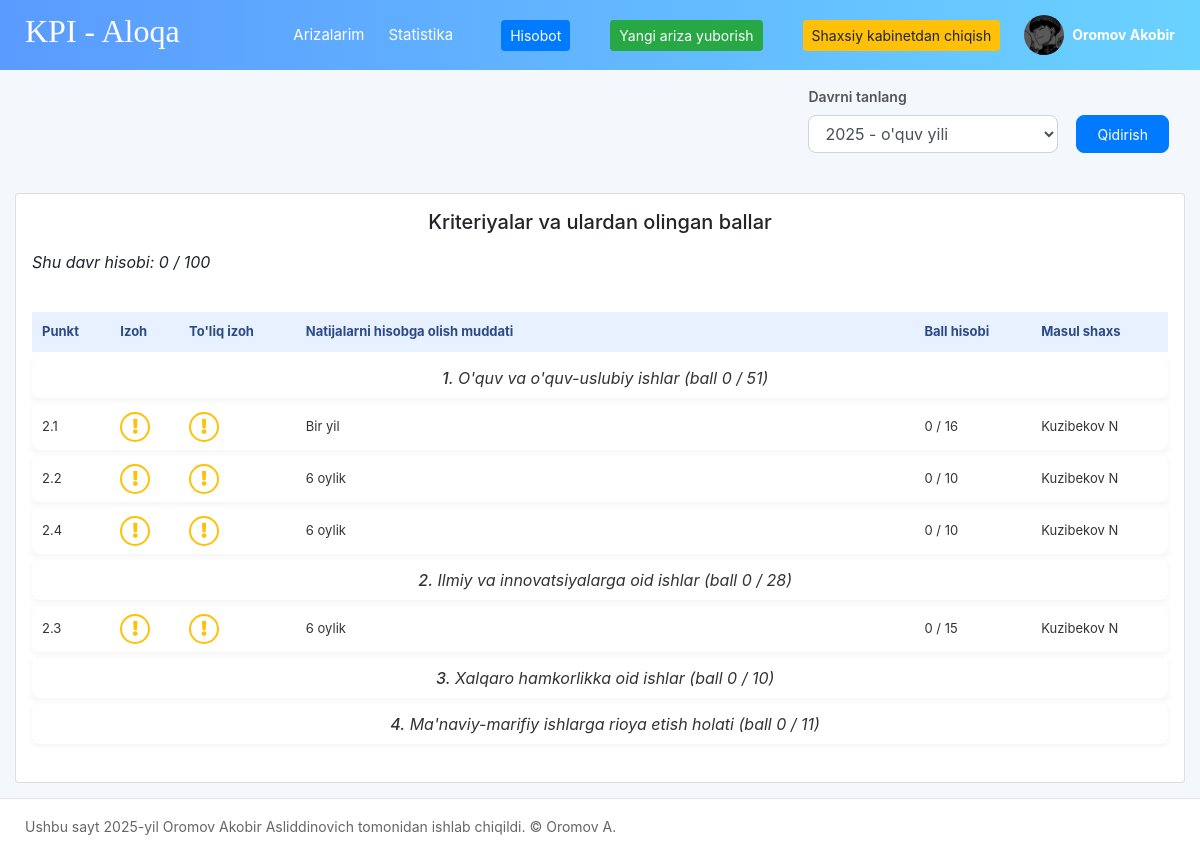
The app's page /user/ (signed in) with its own data.
### moderator/models.py (models this page shows)
class User(AbstractUser):
    image = models.ImageField(upload_to='images/avatar', null=True, blank=True, verbose_name="Avatar")
    is_manager = models.BooleanField(default=False, verbose_name="Nazoratchilik huquqi")
    def __str__(self):
        if not (self.first_name and self.last_name):
            return self.username
        return f'{self.last_name} {self.first_name}'
    class Meta:
        verbose_name = "Foydalanuvchi"
        verbose_name_plural = "1. Foydalanuvchilar"

### kpi/models.py (models this page shows, shortened)
class CriteriaType(models.Model):
    name = models.CharField(max_length=150, verbose_name="Nomi")
    max_score = models.IntegerField(verbose_name="Maksimal ball")
    class Meta:
        verbose_name = "Kriteriya turi"
        verbose_name_plural = "Kriteriya turlai"

class Criteria(models.Model):
    criteria_type = models.ForeignKey(CriteriaType, on_delete=models.CASCADE, verbose_name="Kriteriya turi")
    item_num = models.CharField(max_length=10, verbose_name="Punkt")
    description = models.TextField(verbose_name="Izoh")
    full_description = models.TextField(verbose_name="To'liq izoh")
    duration_type = models.CharField(max_length=20, choices=TYPE_CHOICES, verbose_name="Natijalarni hisobga olish muddati")
    max_score = models.IntegerField(verbose_name="maksimal ball")
    validator = models.ForeignKey(User, on_delete=models.SET_NULL, null=True, verbose_name="Masul shaxs",
        help_text="Qabul qilish yoki rad qilish huquqi")
    class Meta:
        verbose_name = "Kriteriya"
        verbose_name_plural = "Kriteriyalar"
        ordering = ['item_num']

### kpi_user/views.py (the view)
# urls.py: path('', views.home_view, name='kpi_user_home'),
@custom_login_required
def home_view(request):
    selected_period = request.GET.get("period")
    today = timezone.now().date()
    if selected_period:
        period = Period.objects.filter(id=selected_period).first()
    else:
        period = Period.objects.filter(
            start_date__lte=today,
            end_date__gte=today
        ).first()
    periods = Period.objects.all()
    criteria_type_list = []
    full_score = 0
    for c_type in CriteriaType.objects.all():
        criteria_list = []
        score = 0
        for crit in Criteria.objects.filter(criteria_type_id=c_type.pk):
            submissions = Submission.objects.filter(
                criteria_item__criteria=crit,
                status=Submission.APPROVED,
                created_day__lte=period.end_date,
                created_day__gte=period.start_date,
                user_id=request.user.id
            )
            total_score = submissions.aggregate(sum=Sum("score"))['sum'] or 0
            criteria_list.append({
                "criteria_num": crit.item_num,
                "criteria_name": crit.description,
                "score": min(total_score, crit.max_score),
                "max": crit.max_score,
                'id': crit.id,
                'desc': crit.description,
                'obj': crit,
            })
            score += min(total_score, crit.max_score)
        criteria_type_list.append({
            'c_type_name': c_type.name,
            'c_type_max_score': c_type.max_score,
            'data': criteria_list,
            'score': score
        })
        full_score += score
    context = {
        "periods": periods,
        "selected_period": period,
        "criteria_type_list": criteria_type_list,
        'full_score': full_score,
        'criteria_items': CriteriaItem.objects.all()
    }
    return render(request, 'kpi-user/index.html', context)

### kpi_user/decorator.py (called while the page is built)
def custom_login_required(view_func):
    @wraps(view_func)
    def wrapper(request, *args, **kwargs):
        if request.user.is_authenticated and request.user.is_manager == False:
            return view_func(request, *args, **kwargs)
        else:
            current_url = request.path
            login_url = f"{reverse('login')}?next={current_url}"
            return redirect(login_url)
    return wrapper

### templates/kpi-user/index.html (shortened to what this page needs)
{% extends "kpi-user/base.html" %}
{% block main_content %}
<div class="main container-fluid">
<div class="filter-box card mb-4 p-3" style="align-items: end; background: transparent;">
    <div>
        <div class="filter-title">Davrni tanlang</div>
        <form class="d-flex align-items-center filter-row" action="{% url 'kpi_user_home' %}">
            <select class="form-control filter-select" name="period">
                {% for p in periods %}
                    <option value="{{ p.id }}" {% if selected_period.id == p.id %}selected{% endif %}>
                        {{ p.name }}
                    </option>
                {% endfor %}
            </select>
            <button class="btn btn-primary filter-btn ml-2" type="submit">
                Qidirish
            </button>
        </form>
    </div>
</div>
    <div class="card p-3">
        <h5 style="text-align: center;" class="mb-3">Kriteriyalar va ulardan olingan ballar</h5>
        <p style="font-style: italic !important;">Shu davr hisobi: {{full_score}} / 100</p>
        <table class="table modern-table mt-3">
    <thead>
        <tr>
            <th>Punkt</th>
            <th>Izoh</th>
            <th>To'liq izoh</th>
            <th>Natijalarni hisobga olish muddati</th>
            <th>Ball hisobi</th>
            <th>Masul shaxs</th>
        </tr>
    </thead>
    <tbody>
        {% for type in criteria_type_list %}
            <tr><td></td><td></td><td></td>
                <td style="text-align: center; font-size: 16px; font-style: italic;"><span style="font-weight: 500;">{{ forloop.counter }}.</span> {{ type.c_type_name }} (ball {{ type.score }} / {{ type.c_type_max_score }})</td>
                <td></td><td></td>
            </tr>
            {% for item in type.data %}
                <tr>
                    <td>{{ item.criteria_num }}</td>
                    <td>
                        <div class="tooltip-container">
                            <div class="info-icon">
                                <i class="fas fa-exclamation"></i>
                            </div>
                        </div>
                    </td>
                    <td>
                        <div class="tooltip-container">
                            <div class="info-icon">
                                <i class="fas fa-exclamation"></i>
                            </div>
                        </div>
                    </td>
                    <td>{{ item.obj.duration_type }}</td>
                    <td>{{ item.score }} / {{ item.obj.max_score }}</td>
                    <td>{{ item.obj.validator }}</td>
                </tr>
            {% endfor %}
        {% endfor %}
    </tbody>
</table>
    </div>
</div>
{% endblock main_content %}

### templates/kpi-user/base.html (shortened to what this page needs)
<!DOCTYPE html>
<html lang="en">
<head>
    <link rel="stylesheet" href="https://cdnjs.cloudflare.com/ajax/libs/font-awesome/5.15.4/css/all.min.css">
    <link
        rel="stylesheet"
        href="https://stackpath.bootstrapcdn.com/bootstrap/4.5.2/css/bootstrap.min.css">
</head>
<body>
<div class="header d-flex align-items-center justify-content-between">
    <div class="d-flex align-items-center">
        <h2 style="font-family: Georgia, 'Times New Roman', Times, serif;">KPI - Aloqa</h2>
    </div>
    <div class="d-flex align-items-center">
        <div class="d-flex align-items-center mr-4">
            <a href="{% url 'submissions_view' %}" class="text-white mr-4" style="font-size:15px;">Arizalarim</a>
            <a href="{% url 'kpi_user_home' %}" class="text-white mr-4" style="font-size:15px;">Statistika</a>
        </div>
         <div class="dropdown mr-4">
            <a
                class="btn btn-primary btn-sm mr-3"
                href="{% url 'download_pdf_report' selected_period.id %}">
                Hisobot
            </a>
        </div>
        <div class="dropdown mr-4">
            <button
                class="btn btn-success btn-sm mr-3"
                data-toggle="modal"
                data-target="#myModal">
                Yangi ariza yuborish
            </button>
        </div>
        <div class="dropdown mr-4">
            <a
                class="btn btn-warning btn-sm "
                href="{% url 'login' %}">
                Shaxsiy kabinetdan chiqish
            </a>
        </div>
        <div class="d-flex align-items-center">
            <img
                src="{{ user.image.url }}"
                class="rounded-circle mr-2"
                width="40"
                height="40">
            <div style="font-size:14px; line-height:1;">
                <div><b>{{ user }}</b></div>
            </div>
        </div>
    </div>
</div>
    {% block main_content %}{% endblock main_content %}
    <footer>
        Ushbu sayt 2025-yil Oromov Akobir Asliddinovich tomonidan ishlab chiqildi. &copy Oromov A.
    </footer>
</body>
</html>

### templates/kpi-user/base.html (style rules this page uses)
body { background: #f4f7fb; }
.main { margin-left: 0; padding-top: 70px; padding-bottom: 70px; }
.header { height: 70px; background: linear-gradient(to right, #5a9bff, #6ad2ff); color: white; position: fixed; left: 0; top: 0; right: 0; z-index: 100; padding: 0 25px; }
footer { background: #ffffff; position: fixed; bottom: 0; left: 0; right: 0; height: 55px; border-top: 1px solid #e5e5e5; display: flex; align-items: center; padding: 0 25px; font-size: 14px; color: #666; }
.filter-box { border-right: 4px solid #3b7bff; border: none; }
.filter-title { font-size: 14px; font-weight: 600; margin-bottom: 8px; color: #555; }
.filter-row { gap: 10px; }
.filter-select { max-width: 250px; border-radius: 8px; height: 38px; }
.filter-btn { height: 38px; border-radius: 8px; padding: 0 20px; font-size: 14px; }
.modern-table { width: 100%; border-collapse: separate; border-spacing: 0 6px; }
.modern-table thead tr { background: #e8f1ff; color: #2c4b85; font-weight: 600; }
.modern-table thead th { border: none; padding: 10px; font-size: 13px; }
.modern-table tbody tr { background: #ffffff; box-shadow: 0 2px 6px rgba(0,0,0,0.05); }
.modern-table td { padding: 8px 10px; font-size: 13px; color: #333; vertical-align: middle; border-top: none; }
.modern-table tbody tr td:first-child { border-radius: 8px 0 0 8px; }
.modern-table tbody tr td:last-child { border-radius: 0 8px 8px 0; }
.tooltip-container { position: relative; display: inline-block; cursor: pointer; padding: 0px; }
.info-icon { font-size: 15px; color: #ffc107; border: 2px solid #ffc107; border-radius: 50%; width: 30px; height: 30px; display: flex; align-items: center; justify-content: center; transition: color 0.3s; }

### records on screen
User: image (picture), first_name+last_name "Oromov Akobir"
CriteriaType: c_type_name "O'quv va o'quv-uslubiy ishlar"
Criteria: criteria_num "2.1", obj.duration_type "Bir yil", score "0", obj.max_score "16", obj.validator "Kuzibekov N"
Criteria: criteria_num "2.2", obj.duration_type "6 oylik", score "0", obj.max_score "10", obj.validator "Kuzibekov N"
Criteria: criteria_num "2.4", obj.duration_type "6 oylik", score "0", obj.max_score "10", obj.validator "Kuzibekov N"
CriteriaType: c_type_name "Ilmiy va innovatsiyalarga oid ishlar"
Criteria: criteria_num "2.3", obj.duration_type "6 oylik", score "0", obj.max_score "15", obj.validator "Kuzibekov N"
CriteriaType: c_type_name "Xalqaro hamkorlikka oid ishlar"
CriteriaType: c_type_name "Ma'naviy-marifiy ishlarga rioya etish holati"

### other values on screen
{{ full_score }} "0"
{{ type.score }} "0" "0" "0" "0"
{{ type.c_type_max_score }} "51" "28" "10" "11"
form field period "2025 - o'quv yili"
